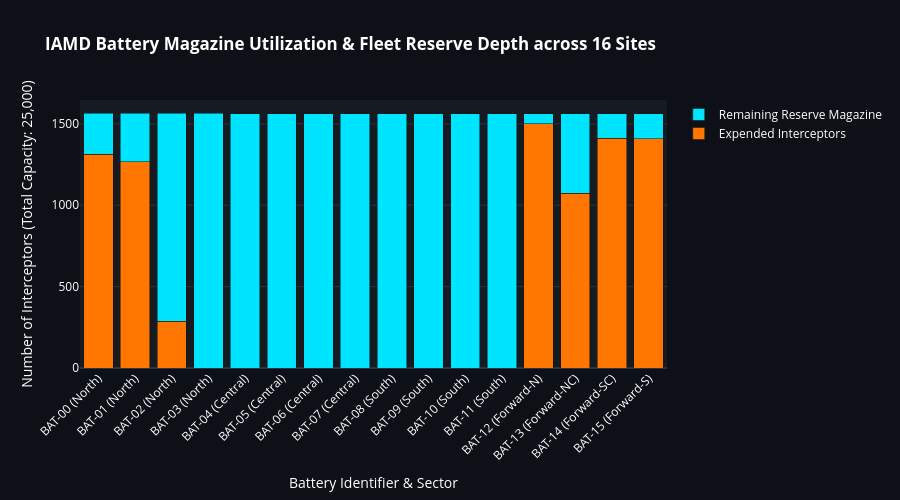
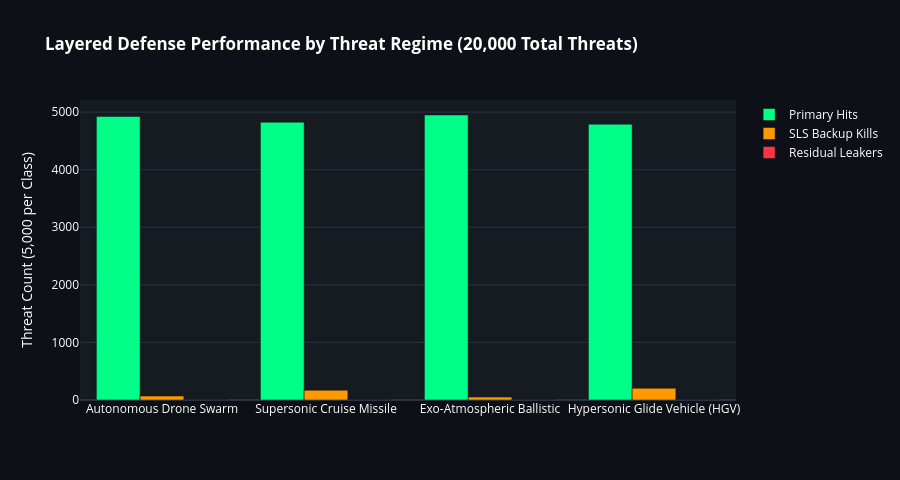

The notebook cell these images were saved under, in order:
### Code cell
# ==============================================================================
# SECTION 12: BATTERY MAGAZINE DEPLETION & LAYER KILL DASHBOARDS
# ==============================================================================

bat_init_totals = np.sum(battery_magazines, axis=1)
bat_final_totals = np.sum(final_mags, axis=1)
bat_expended = bat_init_totals - bat_final_totals

fig_mag = go.Figure(data=[
    go.Bar(name='Expended Interceptors', x=[f"BAT-{i:02d} ({BATTERY_SECTORS[i]})" for i in range(16)], y=bat_expended, marker_color='#ff7700'),
    go.Bar(name='Remaining Reserve Magazine', x=[f"BAT-{i:02d} ({BATTERY_SECTORS[i]})" for i in range(16)], y=bat_final_totals, marker_color='#00e5ff')
])

fig_mag.update_layout(
    barmode='stack',
    title="<b>IAMD Battery Magazine Utilization & Fleet Reserve Depth across 16 Sites</b>",
    xaxis=dict(title='Battery Identifier & Sector', tickangle=-45),
    yaxis=dict(title='Number of Interceptors (Total Capacity: 25,000)'),
    template="plotly_dark",
    paper_bgcolor='#0d1117',
    plot_bgcolor='#161b22',
    font=dict(color='white'),
    height=500
)
fig_mag.show()

fig_kills = go.Figure(data=[
    go.Bar(name='Primary Hits', x=THREAT_NAMES, y=[int(np.sum(sim_results[sim_results[:, 1] == c, 5])) for c in range(4)], marker_color='#00ff88'),
    go.Bar(name='SLS Backup Kills', x=THREAT_NAMES, y=[int(np.sum((sim_results[sim_results[:, 1] == c, 6] == 1.0) & (sim_results[sim_results[:, 1] == c, 9] == 1.0))) for c in range(4)], marker_color='#ff9900'),
    go.Bar(name='Residual Leakers', x=THREAT_NAMES, y=[int(np.sum(sim_results[sim_results[:, 1] == c, 9] == 0.0)) for c in range(4)], marker_color='#ff3344')
])

fig_kills.update_layout(
    barmode='group',
    title="<b>Layered Defense Performance by Threat Regime (20,000 Total Threats)</b>",
    yaxis=dict(title='Threat Count (5,000 per Class)'),
    template="plotly_dark",
    paper_bgcolor='#0d1117',
    plot_bgcolor='#161b22',
    font=dict(color='white'),
    height=480
)
fig_kills.show()

### Figure 1 — Plotly figure (JSON) as saved in the notebook; plotly's stock layout.template omitted (floating-point values rounded to 4 significant figures)
{"data": [{"marker": {"color": "#ff7700"}, "name": "Expended Interceptors", "type": "bar", "x": ["BAT-00 (North)", "BAT-01 (North)", "BAT-02 (North)", "BAT-03 (North)", "BAT-04 (Central)", "BAT-05 (Central)", "BAT-06 (Central)", "BAT-07 (Central)", "BAT-08 (South)", "BAT-09 (South)", "BAT-10 (South)", "BAT-11 (South)", "BAT-12 (Forward-N)", "BAT-13 (Forward-NC)", "BAT-14 (Forward-SC)", "BAT-15 (Forward-S)"], "y": [1314, 1266, 287, 0, 0, 0, 0, 0, 0, 0, 0, 0, 1501, 1073, 1412, 1407]}, {"marker": {"color": "#00e5ff"}, "name": "Remaining Reserve Magazine", "type": "bar", "x": ["BAT-00 (North)", "BAT-01 (North)", "BAT-02 (North)", "BAT-03 (North)", "BAT-04 (Central)", "BAT-05 (Central)", "BAT-06 (Central)", "BAT-07 (Central)", "BAT-08 (South)", "BAT-09 (South)", "BAT-10 (South)", "BAT-11 (South)", "BAT-12 (Forward-N)", "BAT-13 (Forward-NC)", "BAT-14 (Forward-SC)", "BAT-15 (Forward-S)"], "y": [250, 298, 1277, 1564, 1563, 1563, 1563, 1563, 1562, 1562, 1562, 1562, 60, 488, 149, 154]}], "layout": {"barmode": "stack", "font": {"color": "white"}, "height": 500, "paper_bgcolor": "#0d1117", "plot_bgcolor": "#161b22", "title": {"text": "<b>IAMD Battery Magazine Utilization & Fleet Reserve Depth across 16 Sites</b>"}, "xaxis": {"tickangle": -45, "title": {"text": "Battery Identifier & Sector"}}, "yaxis": {"title": {"text": "Number of Interceptors (Total Capacity: 25,000)"}}}}

### Figure 2 — Plotly figure (JSON) as saved in the notebook; plotly's stock layout.template omitted (floating-point values rounded to 4 significant figures)
{"data": [{"marker": {"color": "#00ff88"}, "name": "Primary Hits", "type": "bar", "x": ["Autonomous Drone Swarm", "Supersonic Cruise Missile", "Exo-Atmospheric Ballistic", "Hypersonic Glide Vehicle (HGV)"], "y": [4926, 4824, 4950, 4790]}, {"marker": {"color": "#ff9900"}, "name": "SLS Backup Kills", "type": "bar", "x": ["Autonomous Drone Swarm", "Supersonic Cruise Missile", "Exo-Atmospheric Ballistic", "Hypersonic Glide Vehicle (HGV)"], "y": [70, 170, 50, 204]}, {"marker": {"color": "#ff3344"}, "name": "Residual Leakers", "type": "bar", "x": ["Autonomous Drone Swarm", "Supersonic Cruise Missile", "Exo-Atmospheric Ballistic", "Hypersonic Glide Vehicle (HGV)"], "y": [4, 6, 0, 6]}], "layout": {"barmode": "group", "font": {"color": "white"}, "height": 480, "paper_bgcolor": "#0d1117", "plot_bgcolor": "#161b22", "title": {"text": "<b>Layered Defense Performance by Threat Regime (20,000 Total Threats)</b>"}, "yaxis": {"title": {"text": "Threat Count (5,000 per Class)"}}}}
